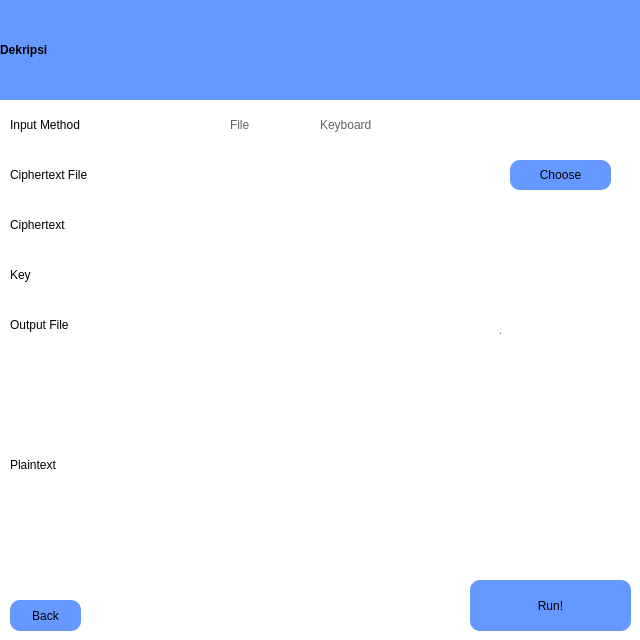
<?xml version="1.0" encoding="UTF-8"?>
<ui version="4.0">
	<class>Widget</class>
	<widget class="QWidget" name="Widget">
		<property name="geometry">
			<rect>
				<x>0</x>
				<y>0</y>
				<width>640</width>
				<height>640</height>
			</rect>
		</property>
		<property name="windowTitle">
			<string>Widget</string>
		</property>
		<property name="styleSheet">
			<string notr="true">background-color: rgb(255, 255, 255);</string>
		</property>
		<widget class="QWidget" name="widget1" native="true">
			<property name="geometry">
				<rect>
					<x>0</x>
					<y>0</y>
					<width>640</width>
					<height>640</height>
				</rect>
			</property>
			<property name="styleSheet">
				<string notr="true">QWidget#widget1 {background-color: rgb(227, 242, 253);};

</string>
			</property>
			<widget class="QLabel" name="label">
				<property name="geometry">
					<rect>
						<x>0</x>
						<y>0</y>
						<width>640</width>
						<height>100</height>
					</rect>
				</property>
				<property name="styleSheet">
					<string notr="true">background-color: rgb(102, 153, 255);
color: rgb(0, 0, 0);
font: 75 40pt &quot;Product Sans&quot;;
font-weight: bold;
</string>
				</property>
				<property name="text">
					<string>Dekripsi</string>
				</property>
				<property name="alignment">
					<set>Qt::AlignLeading|Qt::AlignLeft|Qt::AlignVCenter</set>
				</property>
			</widget>
			<widget class="QPushButton" name="goButton">
				<property name="geometry">
					<rect>
						<x>470</x>
						<y>580</y>
						<width>161</width>
						<height>51</height>
					</rect>
				</property>
				<property name="styleSheet">
					<string notr="true">QPushButton#goButton {background-color: rgb(102, 153, 255);
font: 500 17pt &quot;Product Sans&quot;;
border-radius: 10px;}
</string>
				</property>
				<property name="text">
					<string>Run!</string>
				</property>
			</widget>
			<widget class="QRadioButton" name="inputButton_1">
				<property name="geometry">
					<rect>
						<x>210</x>
						<y>110</y>
						<width>71</width>
						<height>30</height>
					</rect>
				</property>
				<property name="styleSheet">
					<string notr="true">font: 15pt &quot;Product Sans&quot;;
border-radius: 4px;
color: rgb(96, 99, 103);
background-color: rgba(255, 255, 255, 0);
</string>
				</property>
				<property name="text">
					<string>File</string>
				</property>
				<property name="autoExclusive">
					<bool>true</bool>
				</property>
				<attribute name="buttonGroup">
					<string notr="true">buttonGroup</string>
				</attribute>
			</widget>
			<widget class="QRadioButton" name="inputButton_2">
				<property name="geometry">
					<rect>
						<x>300</x>
						<y>110</y>
						<width>141</width>
						<height>30</height>
					</rect>
				</property>
				<property name="styleSheet">
					<string notr="true">font: 15pt &quot;Product Sans&quot;;
background-color: rgba(255, 255, 255, 0);
border-radius: 4px;
color: rgb(96, 99, 103);
</string>
				</property>
				<property name="text">
					<string>Keyboard</string>
				</property>
				<attribute name="buttonGroup">
					<string notr="true">buttonGroup</string>
				</attribute>
			</widget>
			<widget class="QLineEdit" name="inputFileField">
				<property name="geometry">
					<rect>
						<x>210</x>
						<y>160</y>
						<width>281</width>
						<height>30</height>
					</rect>
				</property>
				<property name="styleSheet">
					<string notr="true">border-radius: 2px;
padding-left: 10px;
color: rgb(116, 116, 118);
</string>
				</property>
				<property name="readOnly">
					<bool>true</bool>
				</property>
			</widget>
			<widget class="QLineEdit" name="keyField">
				<property name="geometry">
					<rect>
						<x>210</x>
						<y>260</y>
						<width>281</width>
						<height>30</height>
					</rect>
				</property>
				<property name="styleSheet">
					<string notr="true">border-radius: 2px;
padding-left: 10px;
color: rgb(116, 116, 118);
</string>
				</property>
			</widget>
			<widget class="QLineEdit" name="inputKeyboardField">
				<property name="geometry">
					<rect>
						<x>210</x>
						<y>210</y>
						<width>401</width>
						<height>30</height>
					</rect>
				</property>
				<property name="styleSheet">
					<string notr="true">border-radius: 2px;
padding-left: 10px;
color: rgb(116, 116, 118);
</string>
				</property>
				<property name="readOnly">
					<bool>true</bool>
				</property>
			</widget>
			<widget class="QPushButton" name="inputFileButton">
				<property name="geometry">
					<rect>
						<x>510</x>
						<y>160</y>
						<width>101</width>
						<height>30</height>
					</rect>
				</property>
				<property name="styleSheet">
					<string notr="true">font: 500 15pt &quot;Product Sans&quot;;
border-radius: 10px;
background-color: rgb(102, 153, 255);


</string>
				</property>
				<property name="text">
					<string>Choose</string>
				</property>
			</widget>
			<widget class="QLineEdit" name="outputFileField">
				<property name="geometry">
					<rect>
						<x>210</x>
						<y>310</y>
						<width>281</width>
						<height>30</height>
					</rect>
				</property>
				<property name="styleSheet">
					<string notr="true">border-radius: 2px;
padding-left: 10px;
color: rgb(116, 116, 118);
</string>
				</property>
			</widget>
			<widget class="QLineEdit" name="outputFormatField">
				<property name="geometry">
					<rect>
						<x>510</x>
						<y>310</y>
						<width>101</width>
						<height>30</height>
					</rect>
				</property>
				<property name="styleSheet">
					<string notr="true">border-radius: 2px;
padding-left: 10px;
color: rgb(116, 116, 118);
</string>
				</property>
			</widget>
			<widget class="QLabel" name="label_5">
				<property name="geometry">
					<rect>
						<x>490</x>
						<y>320</y>
						<width>21</width>
						<height>20</height>
					</rect>
				</property>
				<property name="styleSheet">
					<string notr="true">background-color: rgba(255, 255, 255, 0);
font: 15pt &quot;Product Sans&quot;;
color: rgb(116, 116, 118);</string>
				</property>
				<property name="text">
					<string>.</string>
				</property>
				<property name="alignment">
					<set>Qt::AlignCenter</set>
				</property>
			</widget>
			<widget class="QLabel" name="label_6">
				<property name="geometry">
					<rect>
						<x>10</x>
						<y>110</y>
						<width>171</width>
						<height>30</height>
					</rect>
				</property>
				<property name="styleSheet">
					<string notr="true">background-color: rgba(255, 255, 255, 0);
font: 15pt &quot;Product Sans&quot;;</string>
				</property>
				<property name="text">
					<string>Input Method</string>
				</property>
				<property name="alignment">
					<set>Qt::AlignLeading|Qt::AlignLeft|Qt::AlignVCenter</set>
				</property>
			</widget>
			<widget class="QLabel" name="label_7">
				<property name="geometry">
					<rect>
						<x>10</x>
						<y>160</y>
						<width>171</width>
						<height>30</height>
					</rect>
				</property>
				<property name="styleSheet">
					<string notr="true">background-color: rgba(255, 255, 255, 0);
font: 15pt &quot;Product Sans&quot;;</string>
				</property>
				<property name="text">
					<string>Ciphertext File</string>
				</property>
				<property name="alignment">
					<set>Qt::AlignLeading|Qt::AlignLeft|Qt::AlignVCenter</set>
				</property>
			</widget>
			<widget class="QLabel" name="label_8">
				<property name="geometry">
					<rect>
						<x>10</x>
						<y>210</y>
						<width>171</width>
						<height>30</height>
					</rect>
				</property>
				<property name="styleSheet">
					<string notr="true">background-color: rgba(255, 255, 255, 0);
font: 15pt &quot;Product Sans&quot;;</string>
				</property>
				<property name="text">
					<string>Ciphertext</string>
				</property>
				<property name="alignment">
					<set>Qt::AlignLeading|Qt::AlignLeft|Qt::AlignVCenter</set>
				</property>
			</widget>
			<widget class="QLabel" name="label_10">
				<property name="geometry">
					<rect>
						<x>10</x>
						<y>260</y>
						<width>171</width>
						<height>30</height>
					</rect>
				</property>
				<property name="styleSheet">
					<string notr="true">background-color: rgba(255, 255, 255, 0);
font: 15pt &quot;Product Sans&quot;;</string>
				</property>
				<property name="text">
					<string>Key</string>
				</property>
				<property name="alignment">
					<set>Qt::AlignLeading|Qt::AlignLeft|Qt::AlignVCenter</set>
				</property>
			</widget>
			<widget class="QLabel" name="label_11">
				<property name="geometry">
					<rect>
						<x>10</x>
						<y>310</y>
						<width>181</width>
						<height>30</height>
					</rect>
				</property>
				<property name="styleSheet">
					<string notr="true">background-color: rgba(255, 255, 255, 0);
font: 15pt &quot;Product Sans&quot;;</string>
				</property>
				<property name="text">
					<string>Output File</string>
				</property>
				<property name="alignment">
					<set>Qt::AlignLeading|Qt::AlignLeft|Qt::AlignVCenter</set>
				</property>
			</widget>
			<widget class="QPushButton" name="backButton">
				<property name="geometry">
					<rect>
						<x>10</x>
						<y>600</y>
						<width>71</width>
						<height>31</height>
					</rect>
				</property>
				<property name="styleSheet">
					<string notr="true">QPushButton#backButton {background-color: rgb(102, 153, 255);
font: 500 12pt &quot;Product Sans&quot;;
border-radius: 10px;}
</string>
				</property>
				<property name="text">
					<string>Back</string>
				</property>
			</widget>
			<widget class="QLabel" name="outputField">
				<property name="geometry">
					<rect>
						<x>210</x>
						<y>450</y>
						<width>401</width>
						<height>30</height>
					</rect>
				</property>
				<property name="styleSheet">
					<string notr="true">border-radius: 2px;
padding-left: 10px;
color: rgb(116, 116, 118);
</string>
				</property>
				<property name="text">
					<string/>
				</property>
				<property name="alignment">
					<set>Qt::AlignCenter</set>
				</property>
			</widget>
			<widget class="QLabel" name="label_9">
				<property name="geometry">
					<rect>
						<x>10</x>
						<y>450</y>
						<width>151</width>
						<height>30</height>
					</rect>
				</property>
				<property name="styleSheet">
					<string notr="true">background-color: rgba(255, 255, 255, 0);
font: 15pt &quot;Product Sans&quot;;</string>
				</property>
				<property name="text">
					<string>Plaintext</string>
				</property>
				<property name="alignment">
					<set>Qt::AlignLeading|Qt::AlignLeft|Qt::AlignVCenter</set>
				</property>
			</widget>
			<widget class="QLabel" name="label_3">
				<property name="geometry">
					<rect>
						<x>40</x>
						<y>510</y>
						<width>561</width>
						<height>30</height>
					</rect>
				</property>
				<property name="styleSheet">
					<string notr="true">background-color: rgba(255, 255, 255, 0);
font: 16pt &quot;Product Sans&quot;;</string>
				</property>
				<property name="text">
					<string/>
				</property>
				<property name="alignment">
					<set>Qt::AlignCenter</set>
				</property>
			</widget>
		</widget>
	</widget>
	<resources/>
	<connections/>
	<buttongroups>
		<buttongroup name="buttonGroup"/>
	</buttongroups>
</ui>
